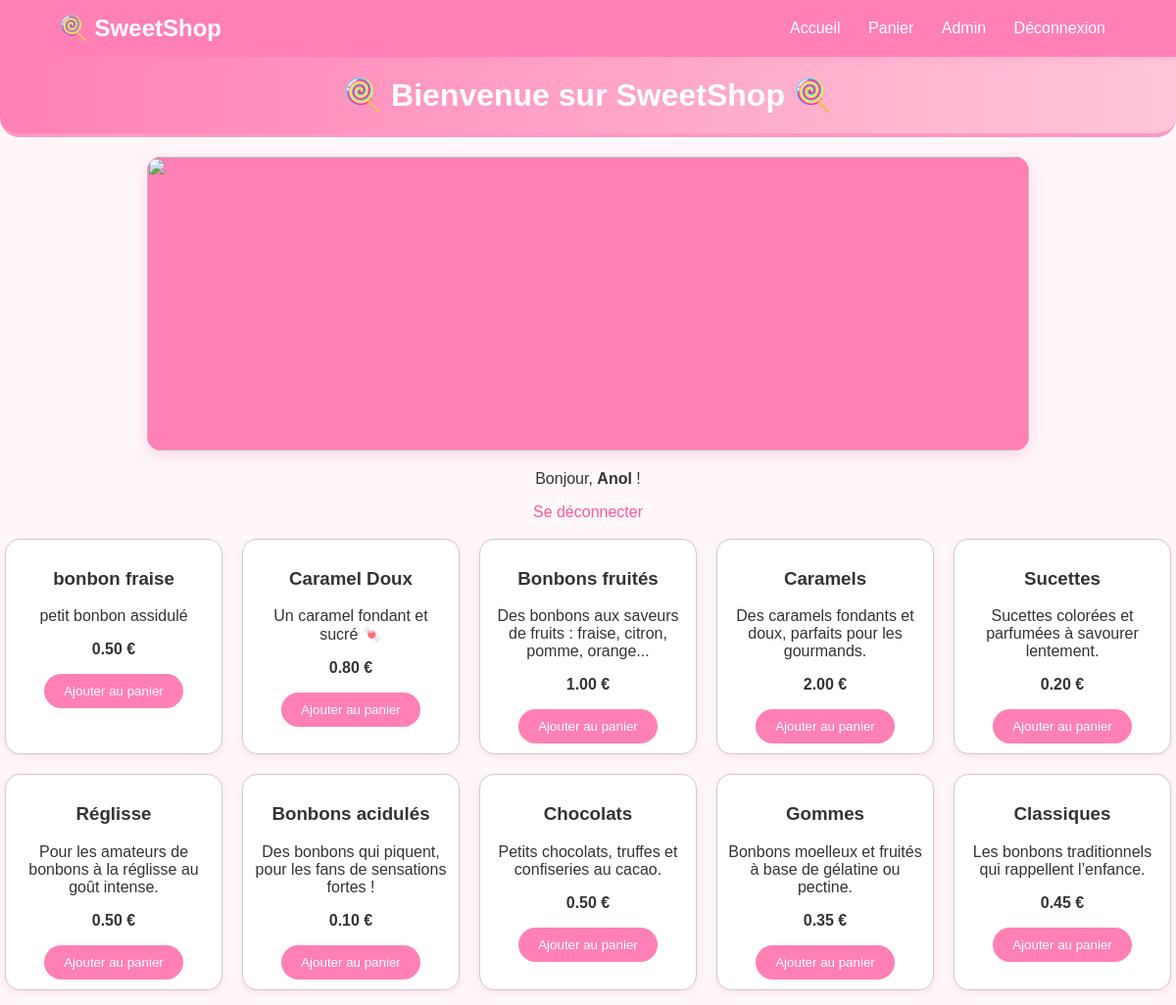
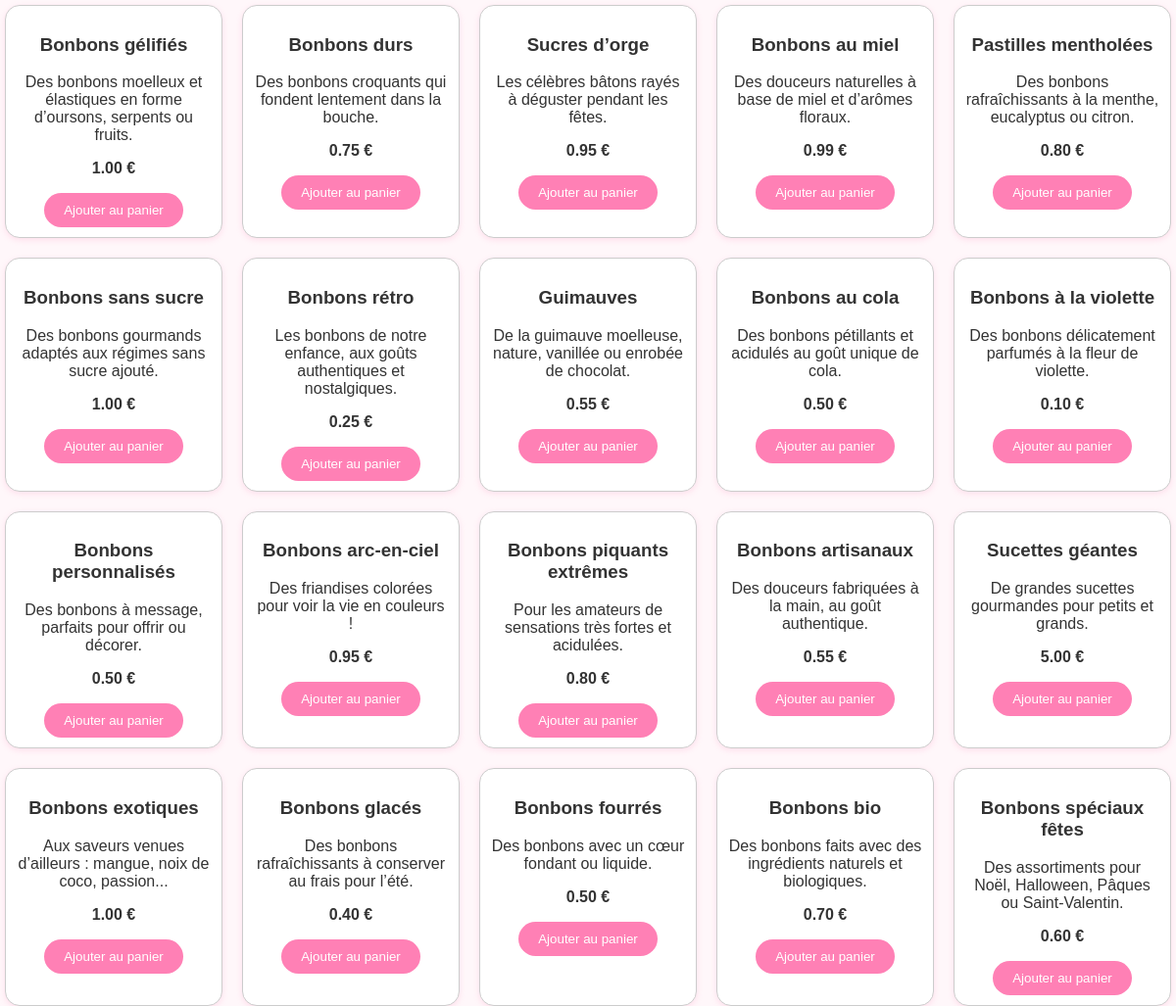
Screenshot of /sweetshopcandy/index.php (signed in) with the database file from the repository (2 pictures, top to bottom).
### tables this page shows
CREATE TABLE IF NOT EXISTS `products` (
  `id` int NOT NULL AUTO_INCREMENT,
  `name` varchar(100) NOT NULL,
  `description` text,
  `price` decimal(6,2) NOT NULL,
  `image` varchar(255) DEFAULT NULL,
  PRIMARY KEY (`id`)
);

### sweetshopcandy/index.php (the view, shortened to what this page needs)
<?php include "header.php"; ?>
<?php include "configuration.php"; ?>
<h1>🍭 Bienvenue sur SweetShop 🍭</h1>
<div class="slider">
  <div class="slides">
     <img src="images/image_slide1.webp" class="slide active">
  </div>
</div>
<?php
if (isset($_SESSION["user_name"])) {
     echo "<p>Bonjour, <strong>" . $_SESSION["user_name"] . "</strong> !</p>";
     echo "<a href='logout.php'>Se déconnecter</a><br><br>";
} else {
     echo "<a href='login.php'>Se connecter</a> | <a href='register.php'>Créer un compte</a><br><br>";
}
$sql = "SELECT * FROM products";
$result = mysqli_query($conn, $sql);
if (mysqli_num_rows($result) > 0) {
    echo "<div style='display:flex; flex-wrap:wrap; gap:20px; justify-content:center;'>";
    while ($row = mysqli_fetch_assoc($result)) {
        echo "<div style='border:1px solid #ccc; padding:10px; width:200px; text-align:center; border-radius:10px;'>";
        echo "<h3>" . htmlspecialchars($row['name']) . "</h3>";
        echo "<p>" . htmlspecialchars($row['description']) . "</p>";
        echo "<p><strong>" . number_format($row['price'], 2) . " €</strong></p>";
        echo "<a href='panier.php?action=add&id=" . $row['id'] . "'><button>Ajouter au panier</button></a>";
        echo "</div>";
    }
    echo "</div>";
} else {
    echo "<p>Aucun bonbon disponible pour le moment 🍬</p>";
}
?>

### sweetshopcandy/style.css (style rules this page uses)
h1 { background: linear-gradient(90deg, #ff80b5, #ffc6d9); color: white; padding: 20px; margin: 0; border-bottom: 4px solid #ff98c3; border-radius: 0 0 20px 20px; }
button, a.button { background-color: #ff80b5; color: white; border: none; padding: 10px 20px; border-radius: 20px; cursor: pointer; text-decoration: none; transition: 0.3s; }
div[style*='border:1px'] { background-color: #fff; border: 2px solid #ffd6e2; box-shadow: 0px 2px 6px rgba(255, 128, 181, 0.2); border-radius: 15px !important; transition: 0.3s; }
a { color: #ff5899; text-decoration: none; }
.slider { width: 90%; max-width: 900px; height: 300px; margin: 20px auto; border-radius: 15px; overflow: hidden; box-shadow: 0 4px 15px rgba(255, 128, 181, 0.3); position: relative; background-color:#ff80b5; }
.slides { display: flex; width: 100%; height: 100%; position: relative; background-color:#ff80b5; }
.slide { width: 100%; height: 100%; object-fit: cover; position: absolute; top: 0; left: 0; opacity: 0; transition: opacity 1s ease-in-out; background-color:#ff80b5; }
.slide.active { opacity: 1; background-color:#ff80b5; }

### rows the page displays
products: name "bonbon fraise", description "petit bonbon assidulé", price "0.50"
products: name "Caramel Doux", description "Un caramel fondant et sucré 🍬", price "0.80"
products: name "Bonbons fruités", description "Des bonbons aux saveurs de fruits : fraise, citron, pomme, orange...", price "1.00"
products: name "Caramels", description "Des caramels fondants et doux, parfaits pour les gourmands.", price "2.00"
products: name "Sucettes", description "Sucettes colorées et parfumées à savourer lentement.", price "0.20"
products: name "Réglisse", description "Pour les amateurs de bonbons à la réglisse au goût intense.", price "0.50"
products: name "Bonbons acidulés", description "Des bonbons qui piquent, pour les fans de sensations fortes !", price "0.10"
products: name "Chocolats", description "Petits chocolats, truffes et confiseries au cacao.", price "0.50"
products: name "Gommes", description "Bonbons moelleux et fruités à base de gélatine ou pectine.", price "0.35"
products: name "Classiques", description "Les bonbons traditionnels qui rappellent l’enfance.", price "0.45"
products: name "Bonbons gélifiés", description "Des bonbons moelleux et élastiques en forme d’oursons, serpents ou fruits.", price "1.00"
products: name "Bonbons durs", description "Des bonbons croquants qui fondent lentement dans la bouche.", price "0.75"
products: name "Sucres d’orge", description "Les célèbres bâtons rayés à déguster pendant les fêtes.", price "0.95"
products: name "Bonbons au miel", description "Des douceurs naturelles à base de miel et d’arômes floraux.", price "0.99"
products: name "Pastilles mentholées", description "Des bonbons rafraîchissants à la menthe, eucalyptus ou citron.", price "0.80"
products: name "Bonbons sans sucre", description "Des bonbons gourmands adaptés aux régimes sans sucre ajouté.", price "1.00"
products: name "Bonbons rétro", description "Les bonbons de notre enfance, aux goûts authentiques et nostalgiques.", price "0.25"
products: name "Guimauves", description "De la guimauve moelleuse, nature, vanillée ou enrobée de chocolat.", price "0.55"
products: name "Bonbons au cola", description "Des bonbons pétillants et acidulés au goût unique de cola.", price "0.50"
products: name "Bonbons à la violette", description "Des bonbons délicatement parfumés à la fleur de violette.", price "0.10"
products: name "Bonbons personnalisés", description "Des bonbons à message, parfaits pour offrir ou décorer.", price "0.50"
products: name "Bonbons arc-en-ciel", description "Des friandises colorées pour voir la vie en couleurs !", price "0.95"
products: name "Bonbons piquants extrêmes", description "Pour les amateurs de sensations très fortes et acidulées.", price "0.80"
products: name "Bonbons artisanaux", description "Des douceurs fabriquées à la main, au goût authentique.", price "0.55"
products: name "Sucettes géantes", description "De grandes sucettes gourmandes pour petits et grands.", price "5.00"
products: name "Bonbons exotiques", description "Aux saveurs venues d’ailleurs : mangue, noix de coco, passion...", price "1.00"
products: name "Bonbons glacés", description "Des bonbons rafraîchissants à conserver au frais pour l’été.", price "0.40"
products: name "Bonbons fourrés", description "Des bonbons avec un cœur fondant ou liquide.", price "0.50"
products: name "Bonbons bio", description "Des bonbons faits avec des ingrédients naturels et biologiques.", price "0.70"
products: name "Bonbons spéciaux fêtes", description "Des assortiments pour Noël, Halloween, Pâques ou Saint-Valentin.", price "0.60"

### other values shown
$_SESSION["user_name"] "Anol"
